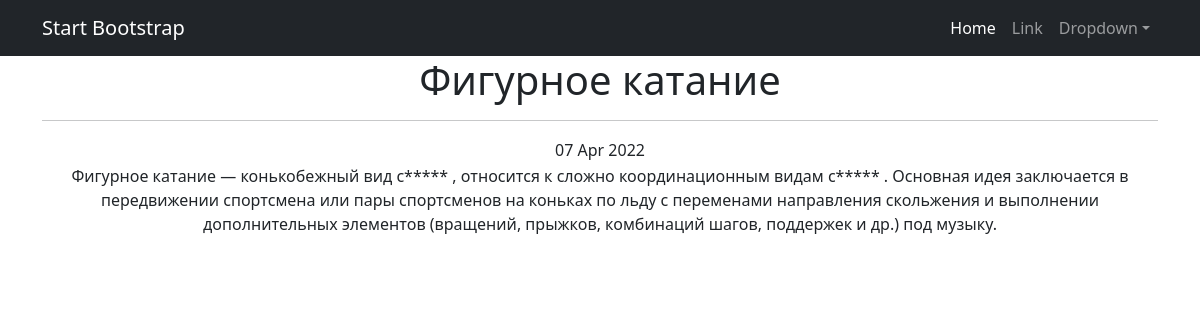
Screenshot of /news/1 with the database file from the repository.
### NewsPortal/models.py (models this page shows, shortened)
class Post(models.Model):
    author = models.ForeignKey(Author, on_delete=models.CASCADE)
    position = models.CharField(max_length=3,
                                choices=content,
                                default=article)
    post_cat = models.ManyToManyField(Category, through='PostCategory')
    time_create = models.DateTimeField(auto_now_add=True)
    header = models.TextField()
    text = models.TextField()
    rating_content = models.IntegerField(default=0)

### NewsPortal/views.py (the view)
# urls.py: path('<int:pk>', NewDetail.as_view(), name='new_detail'),
class NewDetail(DetailView):
    model = Post
    template_name = 'flatpages/new.html'
    context_object_name = 'new'

### NewsPortal/templatetags/censor_filters.py (called while the page is built)
@register.filter()
def censor(word):
   if type(word) != str:
      return 'Неправильный тип данных'
   j = ''
   k = ''
   for i in word:
      if i.isalpha():
         j+= i
      else:
         if j.lower() in BanWords:
            k+= j[0] + ('*' * (len(j)-1)) + ' '
         else:
            k+= j
         j=''
         k+=i
   if j.lower() in BanWords:
      k += j[0] + ('*' * (len(j) - 1)) + ' '
   else:
      k += j
   return k

### templates/flatpages/new.html (shortened to what this page needs)
{% extends 'flatpages/default.html' %}
{% load censor_filters %}
{% block content %}
    <h1>{{ new.header|censor }}</h1>
    <hr>
       <table>
           <tr>
               <td>{{ new.time_create|date:'d M Y' }}</td>
           </tr>
           <tr>
               <td>{{ new.text | censor }}</td>
           </tr>
       </table>
{% endblock content %}

### rows the page displays
Post: header|censor "Фигурное катание", time_create "07 Apr 2022", text|censor "Фигурное катание — конькобежный вид с***** , относится к сложно координационным видам с***** . Основная идея заключается в передвижении спортсмена или пары спортсменов на коньках по льду с переменами направления скольжения и выполнении дополнительных элементов (вращений, прыжков, комбинаций шагов, поддержек и др.) под музыку."
